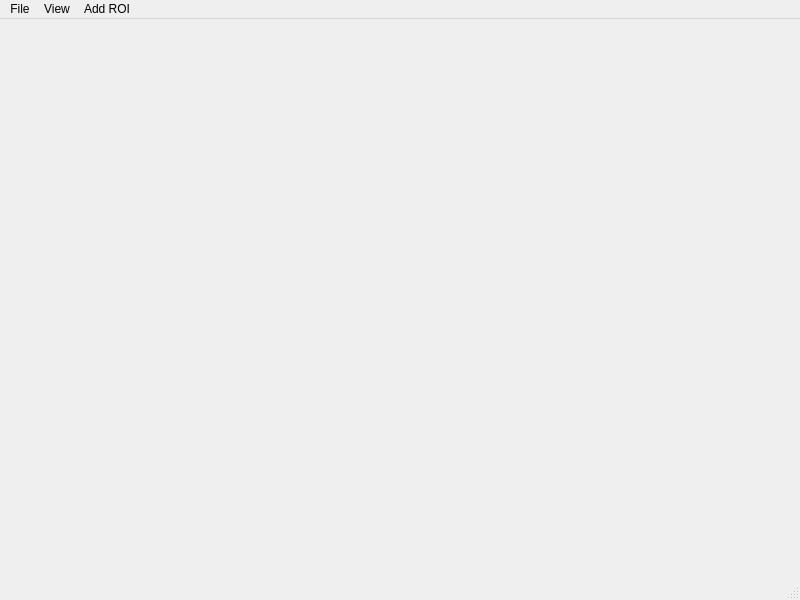
<?xml version="1.0" encoding="UTF-8"?>
<ui version="4.0">
 <class>MainWindow</class>
 <widget class="QMainWindow" name="MainWindow">
  <property name="geometry">
   <rect>
    <x>0</x>
    <y>0</y>
    <width>800</width>
    <height>600</height>
   </rect>
  </property>
  <property name="windowTitle">
   <string>Fiber Viewer</string>
  </property>
  <widget class="QWidget" name="centralwidget"/>
  <widget class="QMenuBar" name="menuBar">
   <property name="geometry">
    <rect>
     <x>0</x>
     <y>0</y>
     <width>800</width>
     <height>21</height>
    </rect>
   </property>
   <widget class="QMenu" name="menuFile">
    <property name="title">
     <string>File</string>
    </property>
    <addaction name="actionOpenBundle"/>
    <addaction name="actionOpenMesh"/>
    <addaction name="actionOpenMRI"/>
   </widget>
   <widget class="QMenu" name="menuView">
    <property name="title">
     <string>View</string>
    </property>
    <addaction name="actionVisualizationObjects"/>
    <addaction name="actionBoundingBoxes"/>
   </widget>
   <widget class="QMenu" name="actionAddROI">
    <property name="title">
     <string>Add ROI</string>
    </property>
    <addaction name="actionAddROISphere"/>
   </widget>
   <addaction name="menuFile"/>
   <addaction name="menuView"/>
   <addaction name="actionAddROI"/>
  </widget>
  <widget class="QStatusBar" name="statusBar"/>
  <action name="actionOpenBundle">
   <property name="text">
    <string>Open Bundle</string>
   </property>
  </action>
  <action name="actionLoadAtlas">
   <property name="text">
    <string>Load atlas</string>
   </property>
  </action>
  <action name="actionCamera">
   <property name="text">
    <string>Camera</string>
   </property>
  </action>
  <action name="actionIlumination">
   <property name="text">
    <string>Ilumination</string>
   </property>
  </action>
  <action name="actionToggleStatusBar">
   <property name="checkable">
    <bool>true</bool>
   </property>
   <property name="text">
    <string>Toggle Status Bar</string>
   </property>
  </action>
  <action name="actionToggleMenu">
   <property name="checkable">
    <bool>true</bool>
   </property>
   <property name="text">
    <string>Toggle Menu</string>
   </property>
  </action>
  <action name="actionToggleFullScreen">
   <property name="text">
    <string>Full Screen</string>
   </property>
  </action>
  <action name="actionToggleDock">
   <property name="checkable">
    <bool>true</bool>
   </property>
   <property name="text">
    <string>Toggle Patients Tree</string>
   </property>
  </action>
  <action name="actionBackground">
   <property name="text">
    <string>Background</string>
   </property>
  </action>
  <action name="actionOpenMesh">
   <property name="text">
    <string>Open Mesh</string>
   </property>
  </action>
  <action name="actionVisualizationObjects">
   <property name="checkable">
    <bool>true</bool>
   </property>
   <property name="enabled">
    <bool>true</bool>
   </property>
   <property name="text">
    <string>Visualization objects</string>
   </property>
  </action>
  <action name="actionBoundingBoxes">
    <property name="checkable">
        <bool>true</bool>
    </property>
    <property name="enabled">
        <bool>true</bool>
    </property>
    <property name="text">
        <string>Show Bounding Boxes</string>
    </property>
  </action>
  <action name="actionOpenMRI">
   <property name="text">
    <string>Open MRI</string>
   </property>
  </action>
  <action name="actionAddROISphere">
   <property name="text">
    <string>Sphere</string>
   </property>
  </action>
 </widget>
 <resources/>
 <connections/>
</ui>
